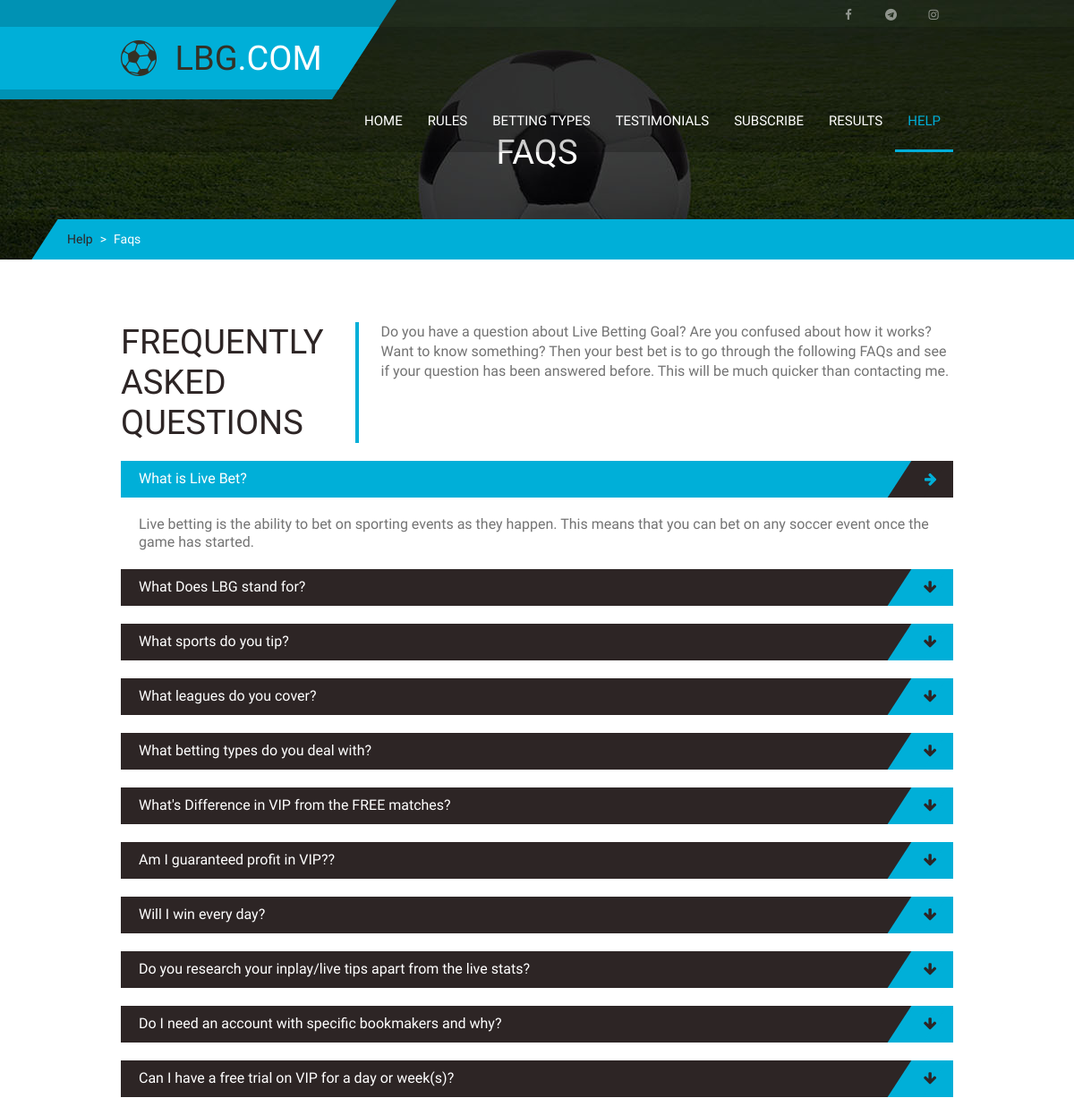
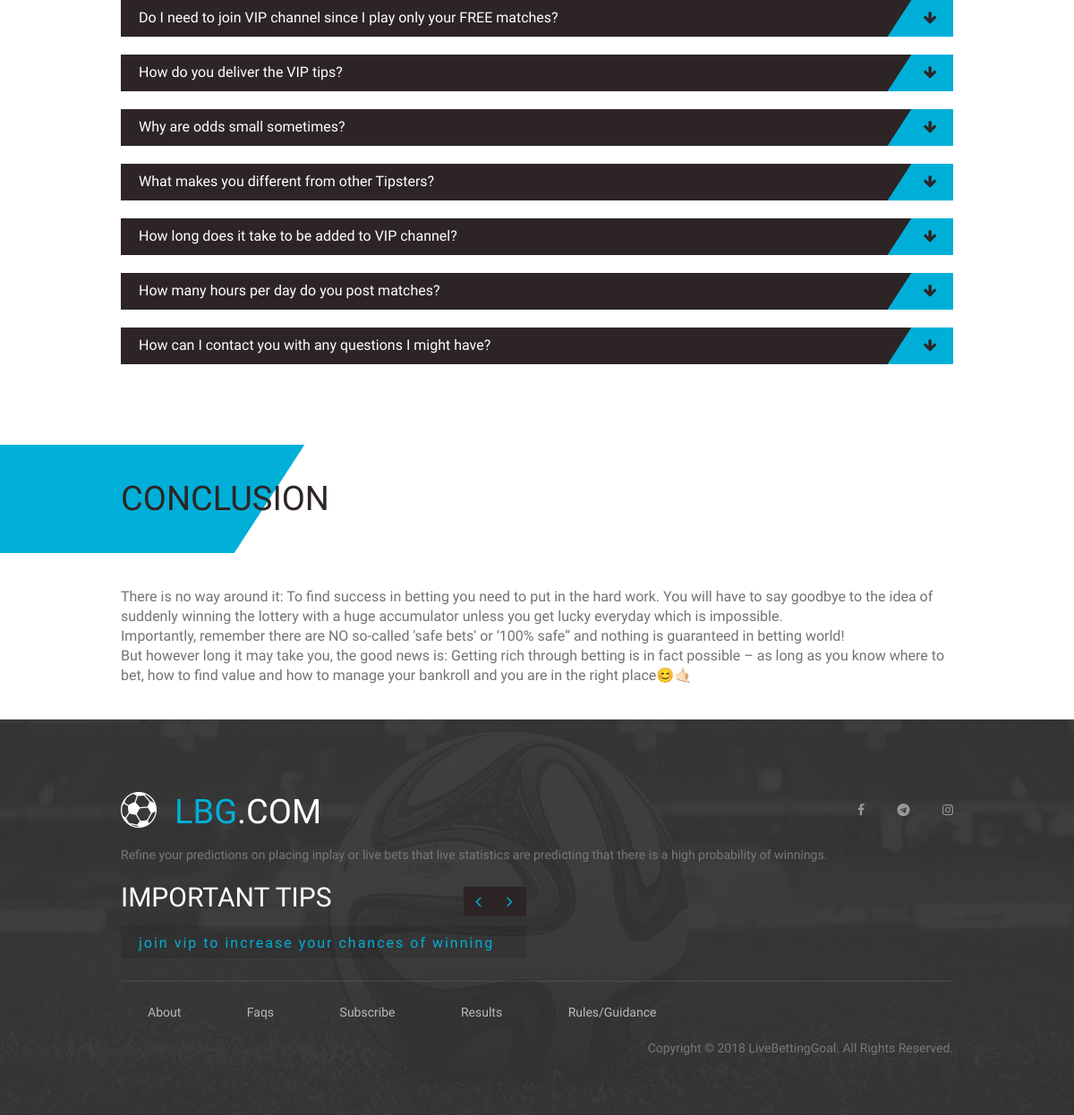
The app's page /faq.php with its own data (2 pictures, top to bottom).
### tables this page shows
CREATE TABLE `faqs` (
  `id` int(10) NOT NULL,
  `question` text NOT NULL,
  `answer` text NOT NULL
);

CREATE TABLE `web_tips` (
  `id` int(20) NOT NULL,
  `tips` text NOT NULL
);

### faq.php (the view, shortened to what this page needs)
<!DOCTYPE html>
<html lang="en">
<head>
    <link href="css/akslider.css" rel="stylesheet" type="text/css" />
    <link href="css/donate.css" rel="stylesheet" type="text/css" />
    <link href="css/theme.css" rel="stylesheet" type="text/css" />
    <link rel="stylesheet" href="https://cdnjs.cloudflare.com/ajax/libs/font-awesome/4.7.0/css/font-awesome.min.css">
</head>
<body class="tm-isblog tt-players-page">
    <div class="over-wrap">
        <div class="toolbar-wrap">
            <div class="uk-container uk-container-center">
                <div class="tm-toolbar uk-clearfix uk-hidden-small">
                    <div class="uk-float-right">
                        <div class="uk-panel">
                            <div class="social-top">
                                <a href="https://www.facebook.com/livebettinggoall" target="blank"><i class="fa fa-facebook uk-icon-small uk-icon-hover"></i></a>
                                <a href="https://www.telegram.me/livebettinggoal" target="blank"><i class="fa fa-telegram uk-icon-small uk-icon-hover"></i></a>
                                <a href="https://www.instagram.com/livebettinggoal" target="blank"><i class="fa fa-instagram uk-icon-small uk-icon-hover"></i></a>
                            </div>
                        </div>
                    </div>
                </div>
            </div>
        </div>
        <div class="tm-menu-box">
            <div style="height: 70px;" class="uk-sticky-placeholder">
                <nav style="margin: 0px;" class="tm-navbar uk-navbar" data-uk-sticky="">
                    <div class="uk-container uk-container-center">
                        <a class="tm-logo uk-float-left" href="index.html">
                            <img src="images/logo-img.png" alt="logo" title="logo"> <span>LBG<em>.com</em></span>
                        </a>
                        <ul class="uk-navbar-nav uk-hidden-small">
                            <li class="uk-parent" data-uk-dropdown="{'preventflip':'y'}" aria-haspopup="true" aria-expanded="false"><a href="index.php">Home</a></li>
                            <li data-uk-dropdown="{'preventflip':'y'}" aria-haspopup="true" aria-expanded="false"><a href="rules.php">Rules</a></li>
                            <li data-uk-dropdown="{'preventflip':'y'}" aria-haspopup="true" aria-expanded="false"><a href="betting-types.php">Betting Types</a></li>
                            <li data-uk-dropdown="{'preventflip':'y'}" aria-haspopup="true" aria-expanded="false"><a href="testimonials.php">Testimonials</a></li>
                            <li data-uk-dropdown="{'preventflip':'y'}" aria-haspopup="true" aria-expanded="false"><a href="subscribe.php">Subscribe</a></li>
                            <li data-uk-dropdown="{'preventflip':'y'}" aria-haspopup="true" aria-expanded="false"><a href="web-results.php">Results</a></li>
                            <li class="uk-parent uk-active" data-uk-dropdown="{'preventflip':'y'}" aria-haspopup="true" aria-expanded="false"><a href="#">Help</a>
                            </li>
                        </ul>
                    </div>
                </nav>
            </div>
        </div>
        <div class="tm-top-a-box tm-full-width tm-box-bg-1 ">
            <div class="uk-container uk-container-center">
                <section id="tm-top-a" class="tm-top-a uk-grid uk-grid-collapse" data-uk-grid-match="{target:'> div > .uk-panel'}" data-uk-grid-margin="">
                    <div class="uk-width-1-1 uk-row-first">
                        <div class="uk-panel">
                            <div class="uk-cover-background uk-position-relative head-wrap" style="height: 290px; background-image: url('images/head-bg.jpg');">
                                <div class="uk-position-cover uk-flex uk-flex-center head-title">
                                    <h1>FAQs</h1>
                                </div>
                            </div>
                        </div>
                    </div>
                </section>
            </div>
        </div>
        <div class="uk-container uk-container-center alt">
            <ul class="uk-breadcrumb">
                <li><a href="#">Help</a>
                </li>
                <li><a href="faq.php">Faqs</a>
                </li>
            </ul>
        </div>
        <div class="uk-container uk-container-center">
            <div id="tm-middle" class="tm-middle uk-grid" data-uk-grid-match="" data-uk-grid-margin="">
                <div class="tm-main uk-width-medium-1-1 uk-row-first">
                    <main id="tm-content" class="tm-content">
                        <div class="uk-container uk-container-center tt-gallery-top">
                            <div class="uk-grid" data-uk-grid-match="">
                                <div class="uk-width-medium-3-10 uk-width-small-1-1 title">Frequently Asked Questions</div>
                                <div class="uk-width-medium-7-10 uk-width-small-1-1 text"><p>Do you have a question about Live Betting Goal? Are you confused about how it works? Want to know something? Then your best bet is to go through the following FAQs and see if your question has been answered before. This will be much quicker than contacting me. </p></div>
                            </div><br>
                            <div class="uk-width-medium-10-10">
                            <div class="uk-accordion" data-uk-accordion="">
                                <?php
                                    include('connection.php');
                                    $res=mysqli_query($db,"SELECT * FROM `faqs`");
                                    while ($cols=mysqli_fetch_assoc($res)) {
                                ?>
                                <h4 class="uk-accordion-title" style="font-family: 'Asap'; text-transform: none;"><span style="margin-right: 50px;"><?php echo $cols['question']; ?></span> <span class="arrow"><i class="uk-icon-arrow-right"></i></span></h4>
                                <div aria-expanded="false" data-wrapper="false" role="list" style="height: auto; position: relative;">
                                    <div class="uk-accordion-content uk-active" ><p><?php echo $cols['answer']; ?></p></div>
                                </div>
                                 <?php
                                    }
                                 ?>
                            </div>
                        </div>
                    </main>
                </div>
            </div>
        </div>
        <div class="gallery-title">
            <div class="uk-container uk-container-center tt-gallery-top-main">
                <div class="uk-grid" data-uk-grid-match="">
                    <div class="uk-width-large-2-10 uk-width-medium-4-10 uk-width-small-5-10 title">Conclusion  </div>
                    <div class="uk-width-0-12 text" style="color:#737373;"><p>There is no way around it: To find success in betting you need to put in the hard work. You will have to say goodbye to the idea of suddenly winning the lottery with a huge accumulator unless you get lucky everyday which is impossible.<br>
                    Importantly, remember there are NO so-called 'safe bets' or ‘100% safe” and nothing is guaranteed in betting world!<br>
                    But however long it may take you, the good news is: Getting rich through betting is in fact possible – as long as you know where to bet, how to find value and how to manage your bankroll and you are in the right place😊🤙🏻</p>
                    </div>
                </div>
            </div>
        </div>
        </div>
        <?php include 'footer.php'; ?>
</body>
</html>

### footer.php (shortened to what this page needs)
<div class="bottom-wrapper">
            <div class="tm-bottom-f-box  ">
                <div class="uk-container uk-container-center">
                    <section id="tm-bottom-f" class="tm-bottom-f uk-grid" data-uk-grid-match="{target:'> div > .uk-panel'}" data-uk-grid-margin="">
                        <div class="uk-width-1-1">
                            <div class="uk-panel">
                                <div class="footer-logo">
                                    <a href="index.php"><img src="images/footer-logo-img.png" alt=""><span>LBG</span>.com</a>
                                </div>
                                <div class="footer-socials">
                                    <div class="social-top">
                                        <a href="https://www.facebook.com/livebettinggoall" target="blank"><i class="fa fa-facebook uk-icon-small uk-icon-hover"></i></a>
                                        <a href="https://www.telegram.me/livebettinggoal" target="blank"><i class="fa fa-telegram uk-icon-small uk-icon-hover"></i></a>
                                        <a href="https://www.instagram.com/livebettinggoal" target="blank"><i class="fa fa-instagram uk-icon-small uk-icon-hover"></i></a>
                                    </div>
                                </div>
                                <p class="footer-about-text">
                                    Refine your predictions on placing inplay or live bets that live statistics are predicting that there is a high probability of winnings.
                                </p>
                            </div>
                        </div>
                    </section>
                </div>
            </div>
            <div class="tm-bottom-g-box  ">
                <div class="uk-container uk-container-center">
                    <section id="tm-bottom-g" class="tm-bottom-f uk-grid" data-uk-grid-match="{target:'> div > .uk-panel'}" data-uk-grid-margin="">
                        <div class="uk-width-1-1 uk-width-large-1-2">
                            <div class="uk-panel">
                                <div class="match-list-wrap foot">
                                    <div id="carusel-7" class="uk-slidenav-position" data-uk-slideshow="{ height : 37, autoplay:true, animation:'scroll' }">
                                        <div class="last-match-top">
                                            <div class="last-match-title">Important Tips</div>
                                            <div class="footer-slider-btn">
                                                <a href="#" class="uk-slidenav uk-slidenav-contrast uk-slidenav-previous" data-uk-slideshow-item="previous"></a>
                                                <a href="#" class="uk-slidenav uk-slidenav-contrast uk-slidenav-next" data-uk-slideshow-item="next"></a>
                                            </div>
                                        </div>
                                        <ul class="uk-slideshow">
                                        <?php
                                        include('connection.php');
                                            $res=mysqli_query($db,"SELECT * FROM `web_tips`");
                                            while ($cols=mysqli_fetch_array($res)) {
                                        ?>
                                            <li class="" aria-hidden="true">
                                                <div class="match-list-item alt foot">
                                                    <div class="wrapper">
                                                        <div class="versus" style="font-size: 16px; letter-spacing: 2px; text-transform: lowercase;"><?php echo $cols['tips']; ?></div>
                                                    </div>
                                                </div>
                                            </li>
                                            <?php
                                            }
                                            ?>
                                        </ul>
                                    </div>
                                </div>
                            </div>
                        </div>
                    </section>
                </div>
            </div>
            <footer id="tm-footer" class="tm-footer">
                <div class="uk-panel">
                    <div class="uk-container uk-container-center">
                        <div class="uk-grid">
                            <div class="uk-width-1-1">
                                <div class="footer-wrap">
                                    <div class="foot-menu-wrap">
                                        <ul class="nav menu">
                                            <li class="item-165"><a href="about.php">About</a>
                                            </li>
                                            <li class="item-166"><a href="faq.php">Faqs</a>
                                            </li>
                                            <li class="item-167"><a href="subscribe.php">Subscribe</a>
                                            </li>
                                            <li class="item-168"><a href="web-results.php">Results</a>
                                            </li>
                                            <li class="item-169"><a href="rules.php">Rules/Guidance</a>
                                            </li>
                                        </ul>
                                    </div>
                                    <div class="copyrights">Copyright © 2018 LiveBettingGoal. All Rights Reserved.</div>
                                </div>
                            </div>
                        </div>
                    </div>
                </div>
            </footer>
        </div>

### faq.php (style rules this page uses)
p { color:#737373; font-size: 16px; }

### records on screen
faqs: question "What is Live Bet?", answer "Live betting is the ability to bet on sporting events as they happen. This means that you can bet on any soccer event once the game has started."
faqs: question "What Does LBG stand for?"
faqs: question "What sports do you tip?"
faqs: question "What leagues do you cover?"
faqs: question "What betting types do you deal with?"
faqs: question "What's Difference in VIP from the FREE matches?"
faqs: question "Am I guaranteed profit in VIP??"
faqs: question "Will I win every day?"
faqs: question "Do you research your inplay/live tips apart from the live stats?"
faqs: question "Do I need an account with specific bookmakers and why?"
faqs: question "Can I have a free trial on VIP for a day or week(s)?"
faqs: question "Do I need to join VIP channel since I play only your FREE matches?"
faqs: question "How do you deliver the VIP tips?"
faqs: question "Why are odds small sometimes?"
faqs: question "What makes you different from other Tipsters?"
faqs: question "How long does it take to be added to VIP channel?"
faqs: question "How many hours per day do you post matches?"
faqs: question "How can I contact you with any questions I might have?"
web_tips: tips "join vip to increase your chances of winning"
